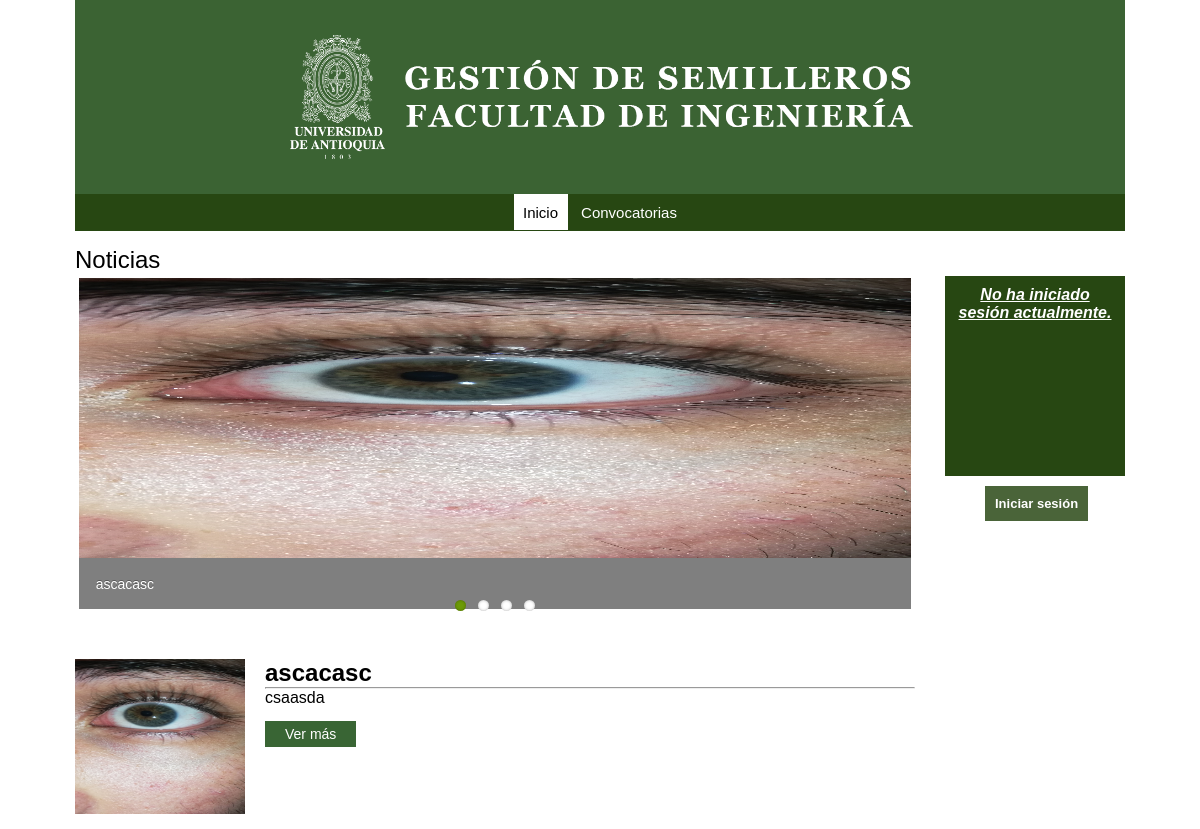
The app's page / (upper part), older data.
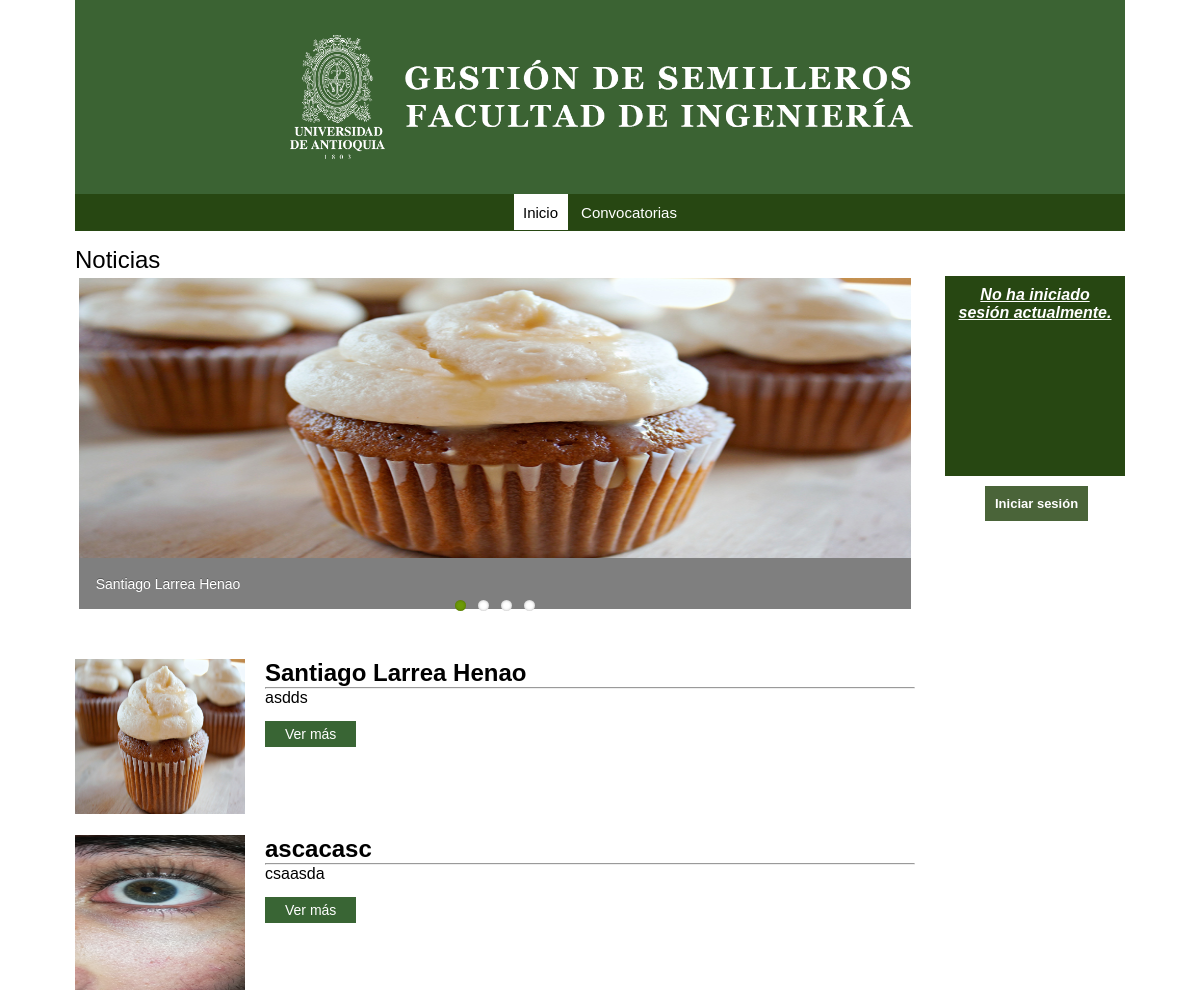
The same page, newer data.
### core/models.py (models this page shows, shortened)
class Noticia(models.Model):
    id = models.AutoField(primary_key=True, verbose_name="Id")
    title = models.CharField(max_length=200, verbose_name="Título", null=True)
    image = models.FileField(verbose_name="Imagen", null=True)
    banner = models.FileField(verbose_name="Banner", null=True)
    description = models.TextField(verbose_name="Descripción", null=True)
    content = models.TextField(verbose_name="Contenido de la noticia", null=True)
    created = models.DateTimeField(auto_now_add=True, verbose_name="Fecha de creación", null=True)
    updated = models.DateTimeField(auto_now=True, verbose_name="Fecha de edición", null=True)
    class Meta():
        verbose_name = "Noticia"
        verbose_name_plural = "Noticias"
        ordering = ["-created"]

### core/views.py (the view)
# urls.py: path('', views.home, name="home"),
def home(request):
    noticias = Noticia.objects.all().order_by('-created')
    layers = Noticia.objects.all().order_by('-created')[:4]
    """ if request.method == "POST":
        title = request.POST['title']
        image = request.POST['image']
        description = request.POST['description']
        content = request.POST['content']

        insert = Noticia(title=title, image=image, description=description, content=content)
        insert.save()
    """
    return render(request, "core/home.html", {'noticias':noticias,'layers':layers})

### core/templates/core/home.html (shortened to what this page needs)
{% extends 'core/base.html' %}
{% block cuerpo %}
    {% load static %}
    <h1>Noticias</h1>
    <div class="flexslider">
        <ul class="slides">
            {% for layer in layers %}
            <li>
                <a href="{% url 'news' id_item=layer.id %}"><img src="{{layer.banner.url}}"/></a>
                <p class="flex-caption">{{layer.title}}</p>
            </li>
            {% endfor %}
        </ul>
    </div>
    {% for noticia in noticias %}
        <div class="project">
            <div class="prj_img">
                <img src="{{noticia.image.url}}">
            </div>
            <div class="prj_content">
                <h2>{{noticia.title}}</h2>
                <hr>
                <p>{{noticia.description}}</p><br>
                <a class="prj_boton" href="{% url 'news' id_item=noticia.id %}">Ver más</a>
            </div>
        </div>
    {% endfor %}
    <link rel="stylesheet" href="{% static 'core/css/home_styles.css' %}">
    <link rel="stylesheet" href="{% static 'core/css/flexslider.css' %}">
{% endblock %}

Row changes from the older to the newer data that the page shows:
no longer on one of the page's lists (row unchanged): Noticia: title "ascacasc"
added Noticia: banner (picture), title "Santiago Larrea Henao", image (picture), description "asdds"
